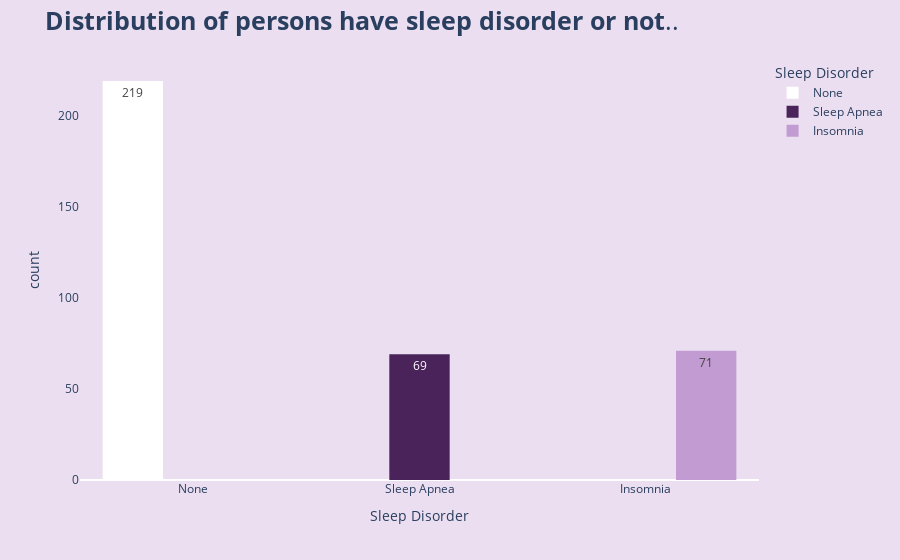

Notebook source saved alongside this figure:
### Code cell
fig=px.histogram(sleep_data,x='Sleep Disorder', 
                 barmode="group",color='Sleep Disorder',
                 color_discrete_sequence=['white','#4A235A','#C39BD3'],
                 text_auto=True)
 
    
fig.update_layout(title='<b>Distribution of persons have sleep disorder or not</b>..',
                 title_font={'size':25},
                 paper_bgcolor='#EBDEF0',
                 plot_bgcolor='#EBDEF0',
                 showlegend=True)


fig.update_yaxes(showgrid=False)

fig.show()

### Figure 1 — Plotly figure (JSON) as saved in the notebook; plotly's stock layout.template omitted (floating-point values rounded to 4 significant figures; data arrays with more than 128 entries replaced by an {"elided": "..."} marker saying what was removed)
{"data": [{"alignmentgroup": "True", "bingroup": "x", "hovertemplate": "Sleep Disorder=%{x}<br>count=%{y}<extra></extra>", "legendgroup": "None", "marker": {"color": "white", "pattern": {"shape": ""}}, "name": "None", "offsetgroup": "None", "orientation": "v", "showlegend": true, "texttemplate": "%{value}", "type": "histogram", "x": {"elided": "219 str values"}, "xaxis": "x", "yaxis": "y"}, {"alignmentgroup": "True", "bingroup": "x", "hovertemplate": "Sleep Disorder=%{x}<br>count=%{y}<extra></extra>", "legendgroup": "Sleep Apnea", "marker": {"color": "#4A235A", "pattern": {"shape": ""}}, "name": "Sleep Apnea", "offsetgroup": "Sleep Apnea", "orientation": "v", "showlegend": true, "texttemplate": "%{value}", "type": "histogram", "x": ["Sleep Apnea", "Sleep Apnea", "Sleep Apnea", "Sleep Apnea", "Sleep Apnea", "Sleep Apnea", "Sleep Apnea", "Sleep Apnea", "Sleep Apnea", "Sleep Apnea", "Sleep Apnea", "Sleep Apnea", "Sleep Apnea", "Sleep Apnea", "Sleep Apnea", "Sleep Apnea", "Sleep Apnea", "Sleep Apnea", "Sleep Apnea", "Sleep Apnea", "Sleep Apnea", "Sleep Apnea", "Sleep Apnea", "Sleep Apnea", "Sleep Apnea", "Sleep Apnea", "Sleep Apnea", "Sleep Apnea", "Sleep Apnea", "Sleep Apnea", "Sleep Apnea", "Sleep Apnea", "Sleep Apnea", "Sleep Apnea", "Sleep Apnea", "Sleep Apnea", "Sleep Apnea", "Sleep Apnea", "Sleep Apnea", "Sleep Apnea", "Sleep Apnea", "Sleep Apnea", "Sleep Apnea", "Sleep Apnea", "Sleep Apnea", "Sleep Apnea", "Sleep Apnea", "Sleep Apnea", "Sleep Apnea", "Sleep Apnea", "Sleep Apnea", "Sleep Apnea", "Sleep Apnea", "Sleep Apnea", "Sleep Apnea", "Sleep Apnea", "Sleep Apnea", "Sleep Apnea", "Sleep Apnea", "Sleep Apnea", "Sleep Apnea", "Sleep Apnea", "Sleep Apnea", "Sleep Apnea", "Sleep Apnea", "Sleep Apnea", "Sleep Apnea", "Sleep Apnea", "Sleep Apnea"], "xaxis": "x", "yaxis": "y"}, {"alignmentgroup": "True", "bingroup": "x", "hovertemplate": "Sleep Disorder=%{x}<br>count=%{y}<extra></extra>", "legendgroup": "Insomnia", "marker": {"color": "#C39BD3", "pattern": {"shape": ""}}, "name": "Insomnia", "offsetgroup": "Insomnia", "orientation": "v", "showlegend": true, "texttemplate": "%{value}", "type": "histogram", "x": ["Insomnia", "Insomnia", "Insomnia", "Insomnia", "Insomnia", "Insomnia", "Insomnia", "Insomnia", "Insomnia", "Insomnia", "Insomnia", "Insomnia", "Insomnia", "Insomnia", "Insomnia", "Insomnia", "Insomnia", "Insomnia", "Insomnia", "Insomnia", "Insomnia", "Insomnia", "Insomnia", "Insomnia", "Insomnia", "Insomnia", "Insomnia", "Insomnia", "Insomnia", "Insomnia", "Insomnia", "Insomnia", "Insomnia", "Insomnia", "Insomnia", "Insomnia", "Insomnia", "Insomnia", "Insomnia", "Insomnia", "Insomnia", "Insomnia", "Insomnia", "Insomnia", "Insomnia", "Insomnia", "Insomnia", "Insomnia", "Insomnia", "Insomnia", "Insomnia", "Insomnia", "Insomnia", "Insomnia", "Insomnia", "Insomnia", "Insomnia", "Insomnia", "Insomnia", "Insomnia", "Insomnia", "Insomnia", "Insomnia", "Insomnia", "Insomnia", "Insomnia", "Insomnia", "Insomnia", "Insomnia", "Insomnia", "Insomnia"], "xaxis": "x", "yaxis": "y"}], "layout": {"barmode": "group", "legend": {"title": {"text": "Sleep Disorder"}, "tracegroupgap": 0}, "margin": {"t": 60}, "paper_bgcolor": "#EBDEF0", "plot_bgcolor": "#EBDEF0", "showlegend": true, "title": {"font": {"size": 25}, "text": "<b>Distribution of persons have sleep disorder or not</b>.."}, "xaxis": {"anchor": "y", "categoryarray": ["None", "Sleep Apnea", "Insomnia"], "categoryorder": "array", "domain": [0, 1], "title": {"text": "Sleep Disorder"}}, "yaxis": {"anchor": "x", "domain": [0, 1], "showgrid": false, "title": {"text": "count"}}}}
